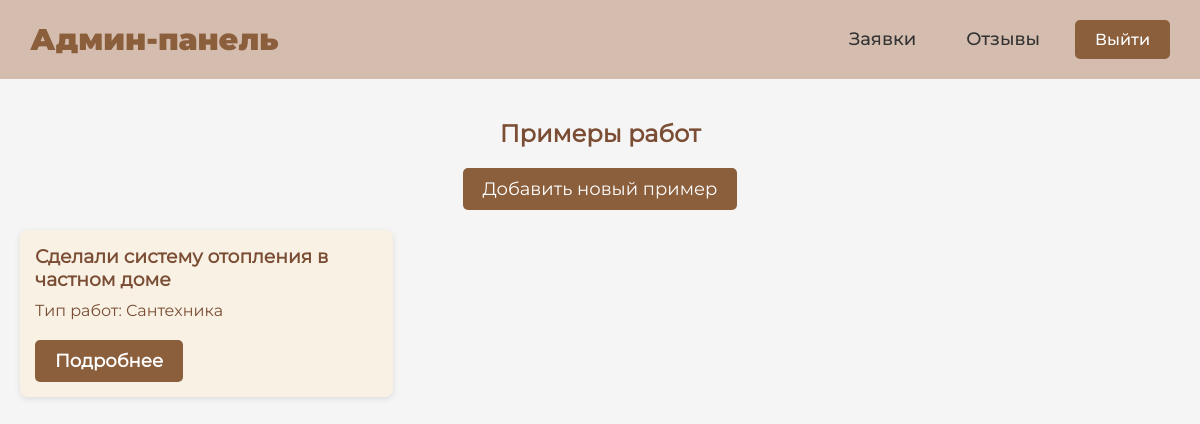
Screenshot of /manage_examples.php (signed in) with the database file from the repository.
### tables this page shows
CREATE TABLE `examples` (
  `id` int NOT NULL,
  `title` varchar(255) NOT NULL,
  `description` text NOT NULL,
  `work_type` int NOT NULL,
  `photo` mediumblob NOT NULL
);

CREATE TABLE `work_types` (
  `id` int NOT NULL,
  `title` varchar(255) NOT NULL
);

### manage_examples.php (the view, shortened to what this page needs)
<?php
include 'config.php';
$query = "SELECT examples.*, work_types.title AS work_type_title
          FROM examples
          JOIN work_types ON examples.work_type = work_types.id
          ORDER BY examples.id DESC";
$result = mysqli_query($conn, $query);
if (mysqli_num_rows($result) == 0) {
    $no_examples = true;
} else {
    $no_examples = false;
}
?>
<!DOCTYPE html>
<html lang="ru">
<head>
    <link rel="stylesheet" href="styles/admin_style.css">
</head>
<body>
    <header>
        <h1><a href="admin_panel.php">Админ-панель</a></h1>
        <nav>
            <a href="admin_panel.php">Заявки</a>
            <a href="manage_feedbacks.php">Отзывы</a>
            <a href="logout.php" class="logout-button">Выйти</a>
        </nav>
    </header>
    <div class="content">
        <h2>Примеры работ</h2>
        <a href="new_example.php" class="create-new-example">Добавить новый пример</a>
        <?php if ($no_examples): ?>
            <p>Нет примеров работ</p>
        <?php else: ?>
            <div class="example-cards">
                <?php while ($row = mysqli_fetch_assoc($result)): ?>
                    <div class="example-card">
                        <h3><?php echo htmlspecialchars($row['title']); ?></h3>
                        <p>Тип работ: <?php echo htmlspecialchars($row['work_type_title']); ?></p>
                        <a href="view_example.php?id=<?php echo $row['id']; ?>" class="view-more">Подробнее</a>
                    </div>
                <?php endwhile; ?>
            </div>
        <?php endif; ?>
    </div>
</body>
</html>

### styles/admin_style.css (style rules this page uses)
body { font-family: 'Montserrat-Regular', Arial, sans-serif; background-color: #f5f5f5; margin: 0; padding: 0; }
header { background-color: #d4bdae; padding: 20px 30px; display: flex; justify-content: space-between; align-items: center; }
header h1 { margin: 0; font-size: 30px; color: #8b5e3c; font-family: 'Montserrat-Black', Arial, sans-serif; }
header h1 a { text-decoration: none; color: #8b5e3c; font-family: 'Montserrat-Black', Arial, sans-serif; font-size: 30px; }
nav { display: flex; gap: 20px; }
nav a { font-size: 18px; color: #333; text-decoration: none; padding: 8px 15px; border-radius: 5px; font-family: 'Montserrat-Medium', Arial, sans-serif; }
.logout-button { background-color: #8b5e3c; padding: 10px 20px; color: white; text-decoration: none; border-radius: 5px; font-size: 16px; }
.content { padding: 20px; text-align: center; }
.content h2 { font-size: 24px; color: #7a4d34; }
.content { padding: 20px; text-align: center; color: #7a4d34; }
.content a { font-size: 18px; text-decoration: none; }
.create-new-example { background-color: #8b5e3c; padding: 10px 20px; color: white; border: none; border-radius: 5px; text-decoration: none; display: inline-block; margin-bottom: 20px; }
.example-cards { display: grid; grid-template-columns: repeat(auto-fill, minmax(280px, 1fr)); gap: 20px; }
.example-card { background-color: #f8f1e4; padding: 15px; border-radius: 8px; box-shadow: 0 2px 6px rgba(0, 0, 0, 0.1); text-align: left; }
.example-card h3 { margin: 0; color: #7a4d34; }
.example-card p { margin: 10px 0; color: #7a4d34; }
.example-card a { background-color: #8b5e3c; color: white; text-decoration: none; padding: 10px 20px; border-radius: 5px; display: inline-block; font-weight: bold; margin-top: 10px; }

### rows the page displays
examples: title "Сделали систему отопления в частном доме", work_type.title "Сантехника"
